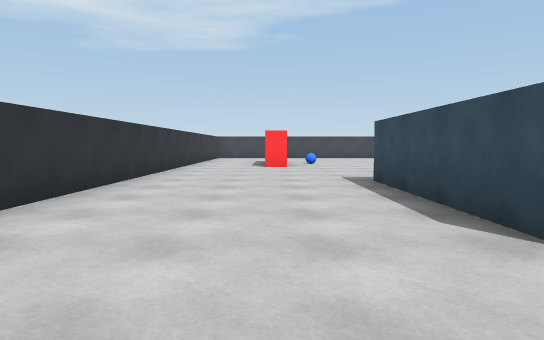
[1] (above)

19 first-person views from a walk through a 3-D level made in the Unity game engine. The camera is 1.2 m above the floor, tilts 4° down and sees 75° across. The floor is counted in squares, 2 m on a side. Each view is taken from the middle of a square. On the plan, view 1 faces up. The plan holds only what a view shows up to about 10 squares ahead; the rest is blank. The place goes on beyond the plan.

[2]
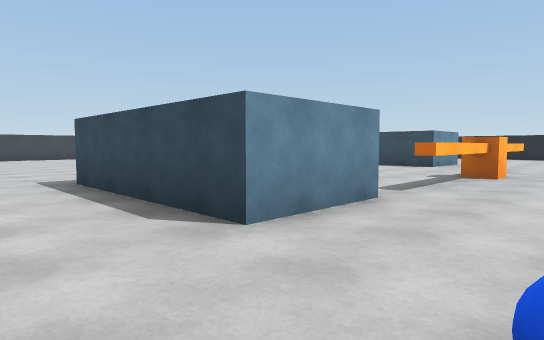

[3]
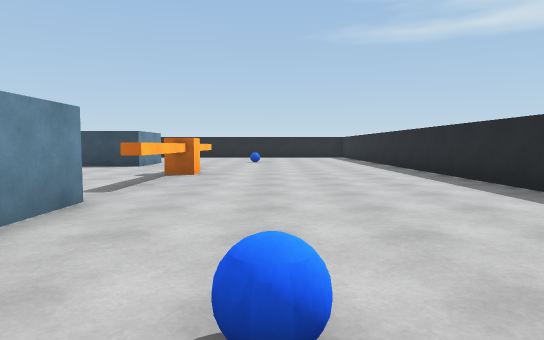

[4]
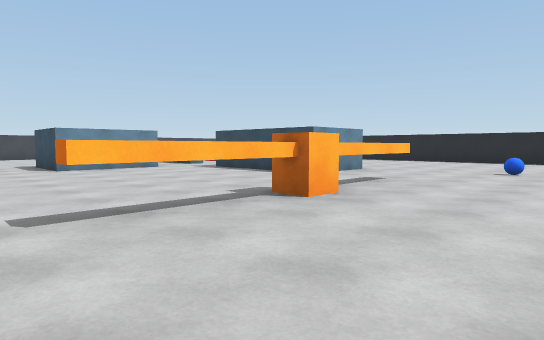

[5]
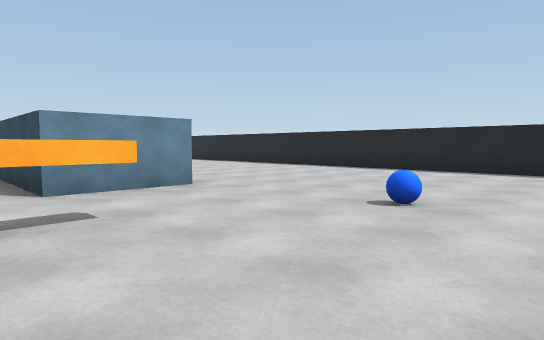

[6]
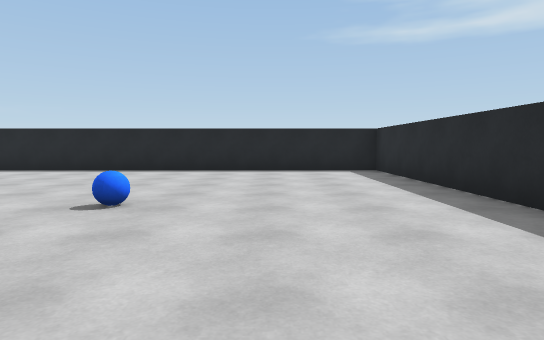

[7]
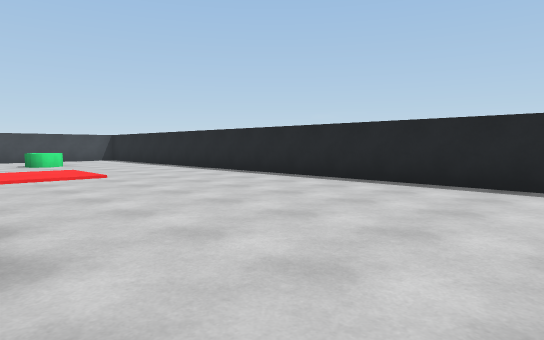

[8]
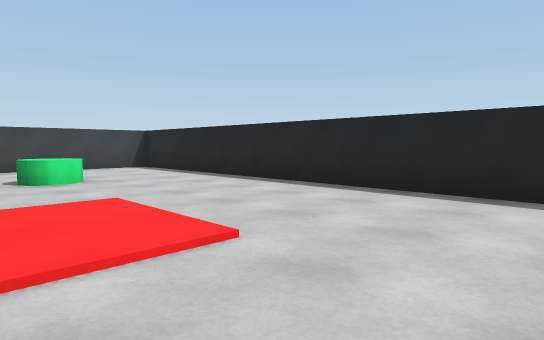

[9]
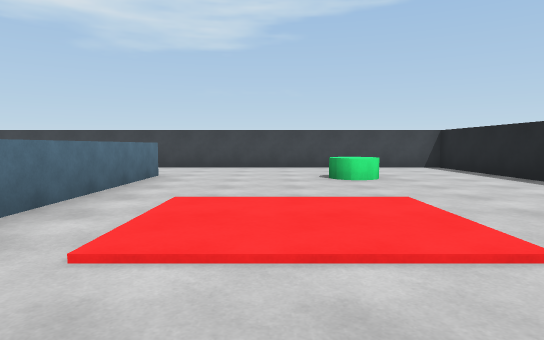

[10]
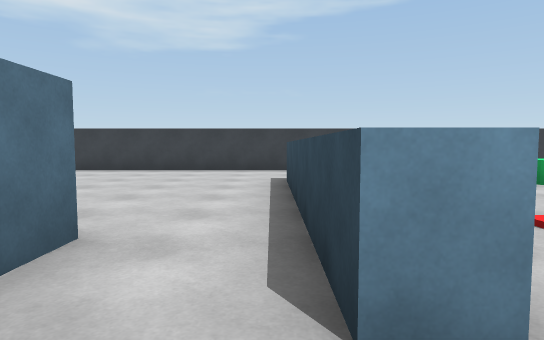

[11]
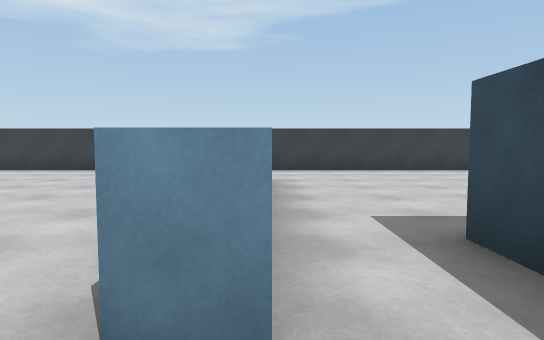

[12]
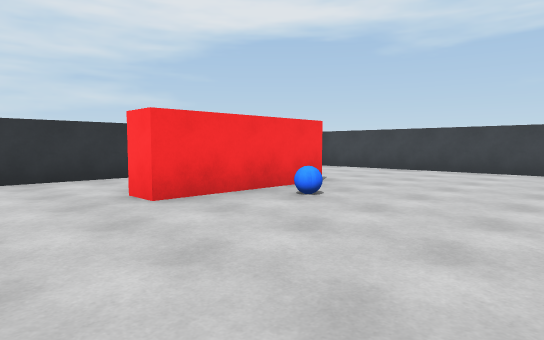

[13]
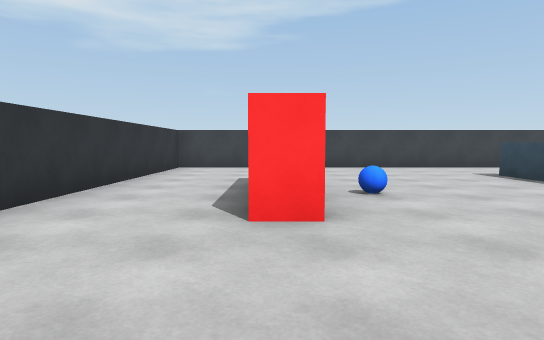

[14]
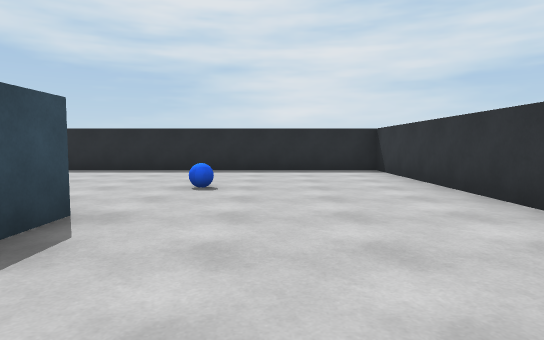

[15]
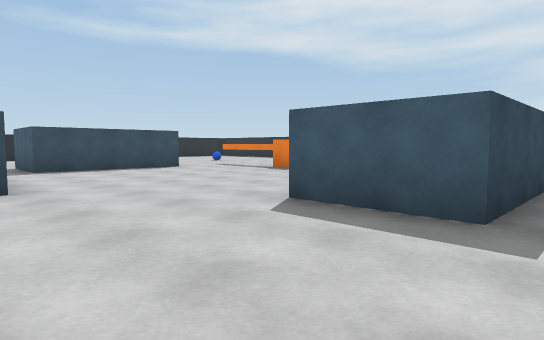

[16]
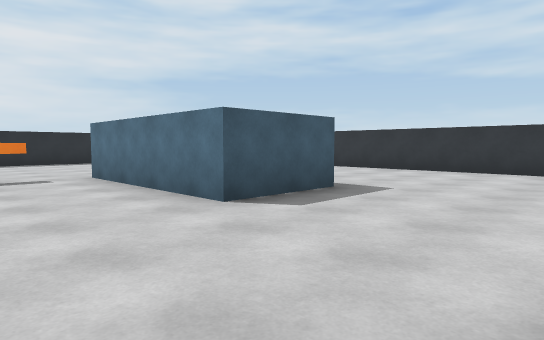

[17]
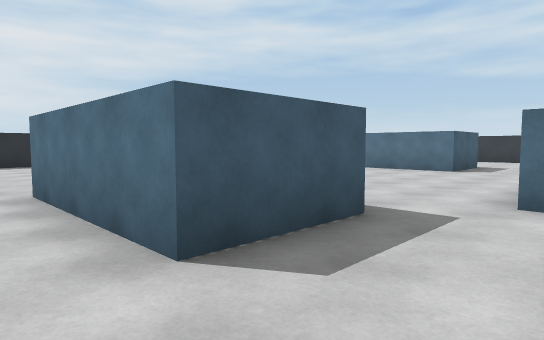

[18]
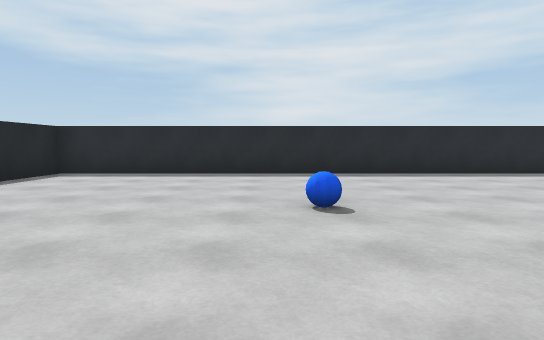

[19]
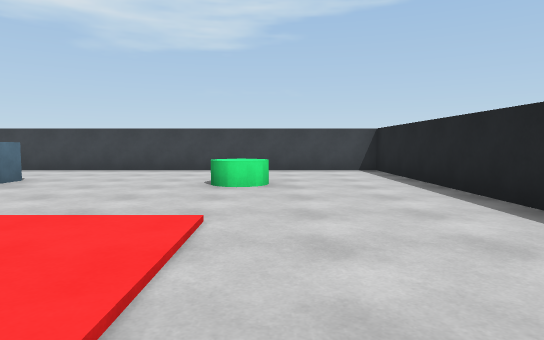

### Floor plan
Key: @ floor where view 1 was taken; # wall or solid block; . floor; ^ raised ledge; O other object.
Columns run from 3 left of view 1 to 18 right of it. Each row starts with its distance up from view 1.
 17 ######################
 16 #....................#
 15 #....................#
 14 #.......^........OO..#
 13 #.......^....^...O...#
 12 #..#....^....^.......#
 11 #..#O...^....^.......#
 10 #..#....^.##.^.......#
  9 #.......^.##.........#
  8 #....................#
  7 #............###.....#
  6 #....##......###.....#
  5 #....##......###.....#
  4 #....##......###.....#
  3 #....##..............#
  2 #....##.^^OO^^.......#
  1 #..............O.....#
  0 #..@O................#
 -1 #....................#
 -2 #....................#
 -3 #....................#
 -4 ######################

Where each view was taken, in squares from view 1:
view 1: 0 up, 0 right, facing up
view 2: 0 up, 0 right, facing up-right
view 3: 0 up, 0 right, facing right
view 4: 1 down, 4 right, facing up-right
view 5: 1 down, 9 right, facing up-right
view 6: 1 down, 9 right, facing right
view 7: 2 up, 12 right, facing up-right
view 8: 7 up, 13 right, facing up-right
view 9: 7 up, 13 right, facing up
view 10: 8 up, 10 right, facing up
view 11: 8 up, 5 right, facing up
view 12: 8 up, 4 right, facing up-left
view 13: 7 up, 0 right, facing up
view 14: 5 up, 0 right, facing down
view 15: 9 up, 1 right, facing down-right
view 16: 9 up, 6 right, facing down-left
view 17: 9 up, 13 right, facing down-left
view 18: 4 up, 13 right, facing down
view 19: 8 up, 15 right, facing up
